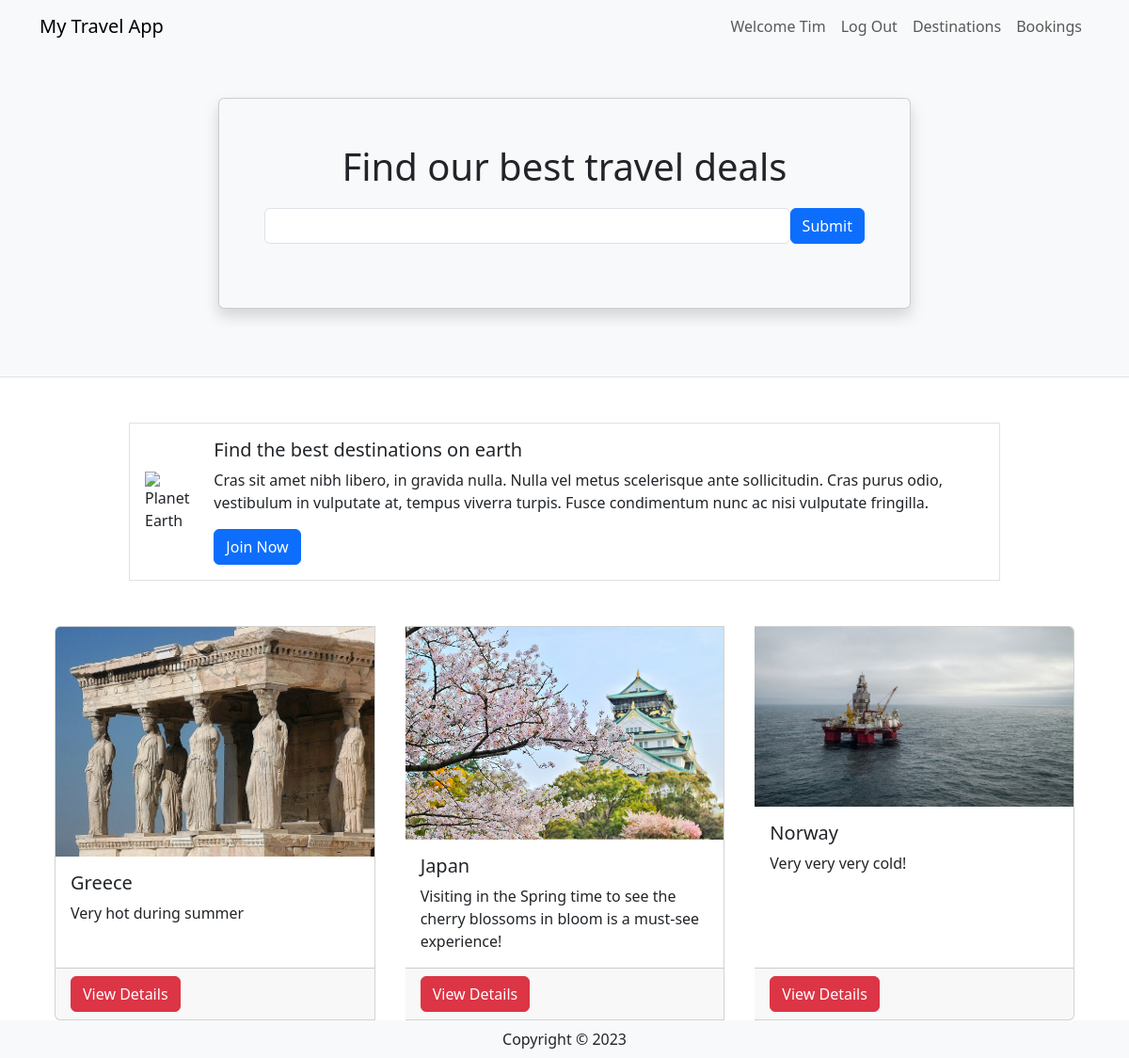
Page / (signed in) on the earlier database version.
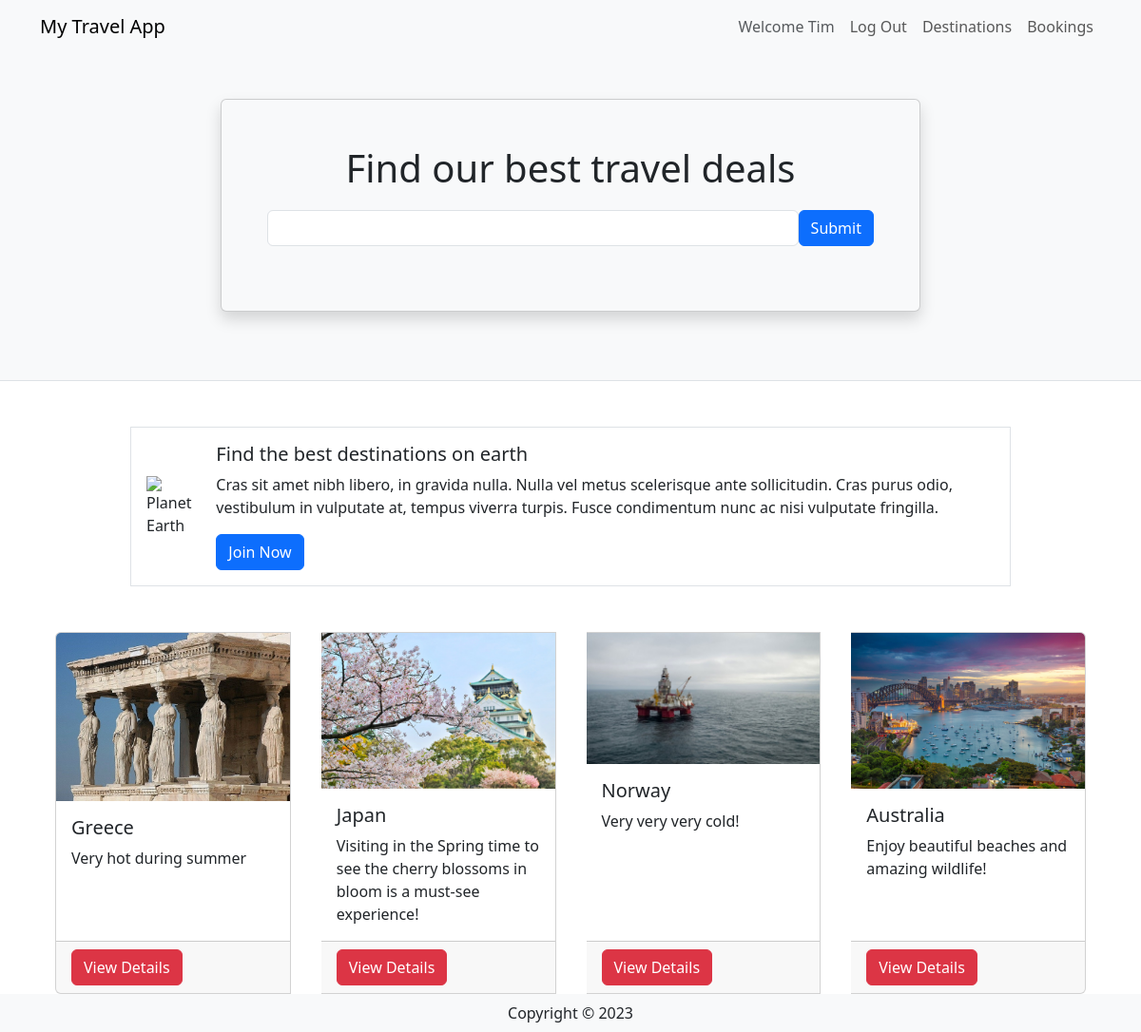
Same page on the later database version.
### travel/models.py (models this page shows, shortened)
class Destination(db.Model):
    __tablename__ = 'destinations'
    id = db.Column(db.Integer, primary_key=True)
    name = db.Column(db.String(80))
    description = db.Column(db.String(200))
    image = db.Column(db.String(400))
    currency = db.Column(db.String(3))
    comments = db.relationship('Comment', backref='destination')

### travel/views.py (the view)
@mainbp.route('/')
def index():
    destinations = db.session.scalars(db.select(Destination)).all()
    return render_template('index.html', destinations=destinations)

### travel/templates/index.html
{% extends 'base.html' %}
{% block header %}
      <div class="container">
         <div class="row justify-content-center mt-5 pb-4">
            <div class="col-md-8">
               <div class="card shadow p-5 mb-5 bg-light">
                  <h1 class="text-center mb-3">Find our best travel deals</h1>
                  <form class="form-inline d-flex flex-nowrap" action="{{url_for('main.search')}}" >
                     <input type="text" name="search" class="form-control flex-grow-1 my-1 mr-sm-2" id="SearchForm">
                     <button type="submit" class="flex-shrink-1 btn btn-primary my-1">Submit</button>
                   </form>
               </div>
            </div>
         </div>
      </div>
{% endblock %}
{% block content %}
      <div class="container">
         <div class="row mt-5 mb-5 justify-content-center">
            <div class="col-md-10">
               <div class="media border p-3 d-flex justify-content-start">
                  <img class="align-self-center me-3" style="max-width:120px"
                     src="https://upload.wikimedia.org/wikipedia/commons/thumb/2/22/Earth_Western_Hemisphere_transparent_background.png/600px-Earth_Western_Hemisphere_transparent_background.png"
                     alt="Planet Earth">
                  <div class="align-self-center media-body">
                     <h5 class="mt-0">Find the best destinations on earth</h5>
                     <p class="d-none d-sm-block">Cras sit amet nibh libero, in gravida nulla. Nulla vel metus
                        scelerisque ante sollicitudin. Cras purus odio, vestibulum in vulputate at, tempus viverra
                        turpis. Fusce condimentum nunc ac nisi vulputate fringilla.</p>
                     <a href="#" class="btn btn-primary">Join Now</a>
                  </div>
               </div>
            </div>
         </div>
         <div class="card-group">
            {% for destination in destinations %}
            <div class="card mx-3">
               <img class="card-img-top"
                  src="{{ destination.image }}" alt="destination picture">
               <div class="card-body">
                  <h5 class="card-title">{{ destination.name }}</h5>
                  <p class="card-text">{{ destination.description }}</p>
               </div>
               <div class="card-footer"><a href="{{ url_for('destination.show', id=destination.id) }}" class ="btn btn-danger"> View Details </a></div>
            </div>
            {% endfor %}
         </div>
      </div>
{% endblock %}

Differences in the rows shown:
added Destination: image (picture), name "Australia", description "Enjoy beautiful beaches and amazing wildlife!"
